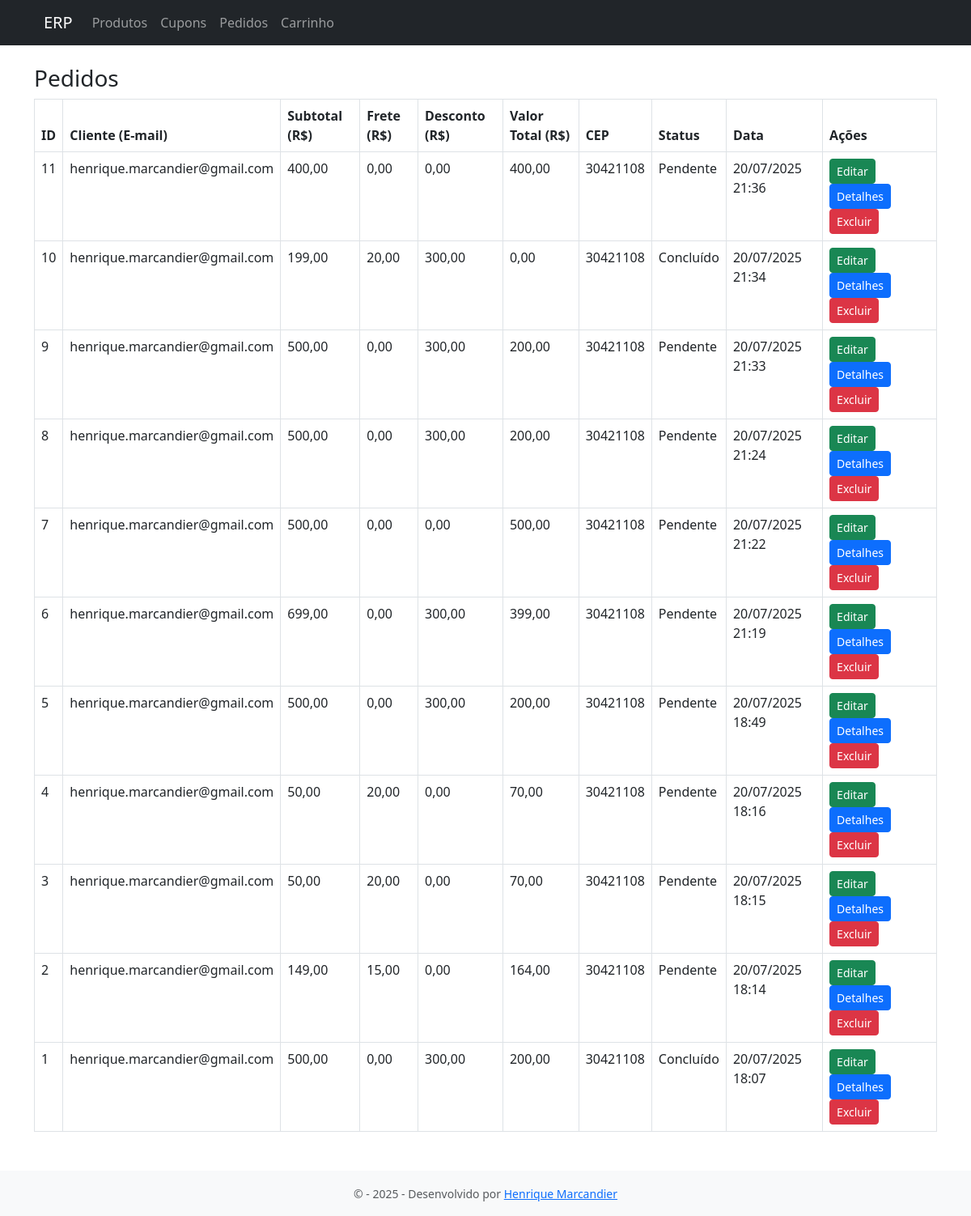
The app's page /?url=pedidos, older data.
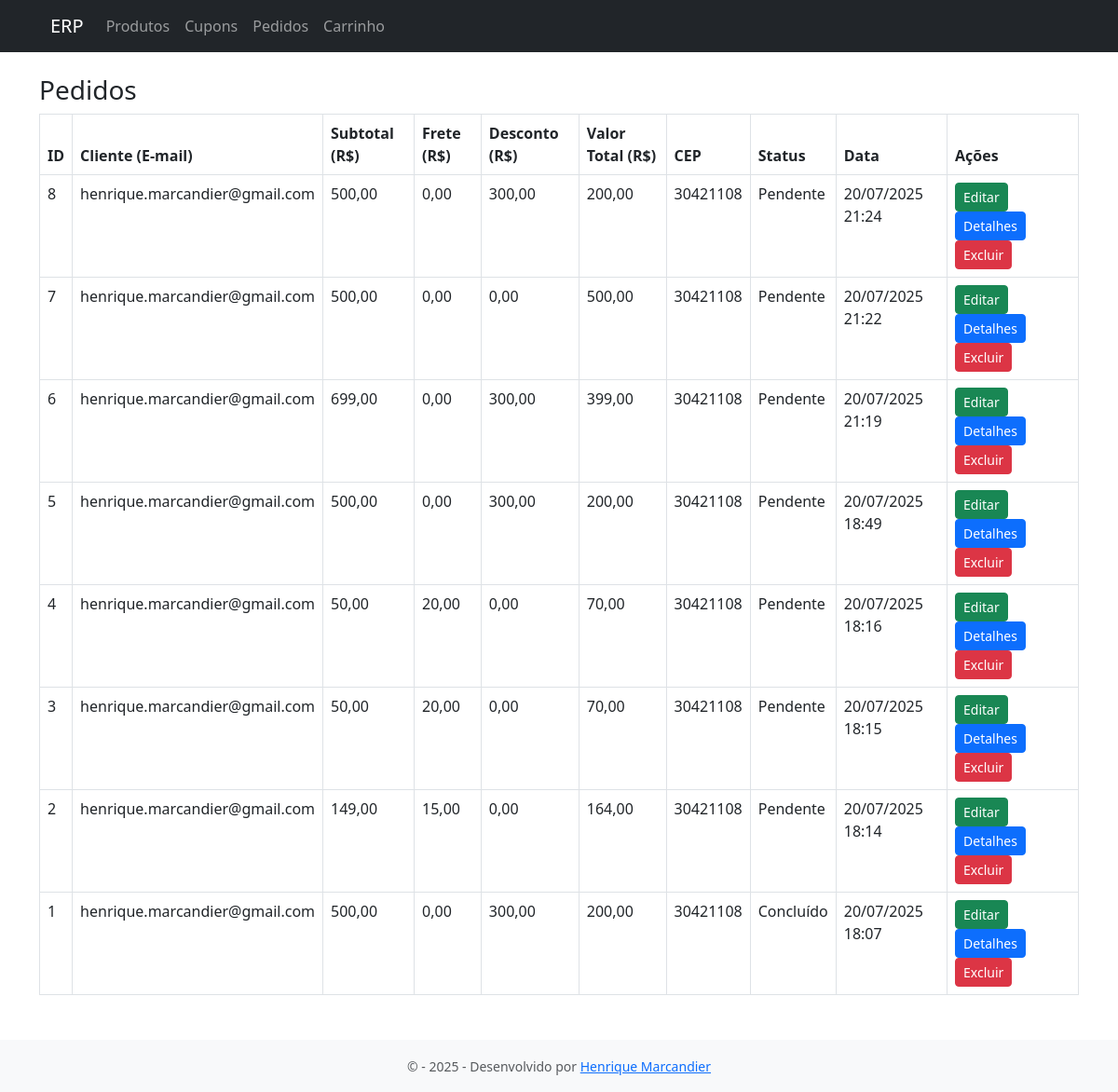
The same page, newer data.
### tables this page shows
CREATE TABLE `pedidos` (
  `id` int(11) NOT NULL AUTO_INCREMENT,
  `cliente_nome` varchar(100) NOT NULL,
  `email_cliente` varchar(100) DEFAULT NULL,
  `cep` varchar(10) DEFAULT NULL,
  `endereco` varchar(255) DEFAULT NULL,
  `status` enum('Pendente','Processando','Enviado','Cancelado','Concluído') DEFAULT 'Pendente',
  `cupom_aplicado` varchar(255) DEFAULT NULL,
  `subtotal` decimal(10,2) NOT NULL DEFAULT 0.00,
  `frete` decimal(10,2) NOT NULL DEFAULT 0.00,
  `desconto` decimal(10,2) NOT NULL DEFAULT 0.00,
  `total` decimal(10,2) NOT NULL DEFAULT 0.00,
  `criado_em` datetime DEFAULT current_timestamp(),
  PRIMARY KEY (`id`)
);

### controllers/PedidoController.php (called while the page is built, shortened)
<?php
require_once __DIR__ . '/../models/Cupom.php';
        ?>
        <?php
function listarPedidos() {
    global $conn;
    $res = $conn->query("SELECT * FROM pedidos ORDER BY id DESC");
    $pedidos = $res->fetch_all(MYSQLI_ASSOC);
    include __DIR__ . '/../views/pedidos/lista.php';
}
?>

### views/pedidos/lista.php (the view)
<?php include __DIR__ . '/../layout/header.php'; ?>
<div class="container mt-4">
  <h3>Pedidos</h3>
  <table class="table table-bordered">
    <thead>
      <tr>
        <th>ID</th>
        <th>Cliente (E-mail)</th>
        <th>Subtotal (R$)</th>
        <th>Frete (R$)</th>
        <th>Desconto (R$)</th>
        <th>Valor Total (R$)</th>
        <th>CEP</th>
        <th>Status</th>
        <th>Data</th>
        <th>Ações</th>
      </tr>
    </thead>
    <tbody>
      <?php foreach ($pedidos as $pedido): ?>
      <tr>
        <td><?= $pedido['id'] ?></td>
        <td><?= htmlspecialchars($pedido['email_cliente']) ?></td>
        <td><?= number_format($pedido['subtotal'], 2, ',', '.') ?></td>
        <td><?= number_format($pedido['frete'], 2, ',', '.') ?></td>
        <td><?= number_format($pedido['desconto'], 2, ',', '.') ?></td>
        <td><?= number_format($pedido['total'], 2, ',', '.') ?></td>
        <td><?= htmlspecialchars($pedido['cep']) ?></td>
        <td><?= htmlspecialchars($pedido['status'] ?? 'Pendente') ?></td>
        <td><?= date('d/m/Y H:i', strtotime($pedido['criado_em'] ?? $pedido['data'])) ?></td>
        <td><a href="?url=pedido/editar&id=<?= $pedido['id'] ?>" class="btn btn-sm btn-success">Editar</a> <a href="?url=pedido/detalhes&id=<?= $pedido['id'] ?>" class="btn btn-sm btn-primary">Detalhes</a>
        <a href="?url=pedido/excluir&id=<?= $pedido['id'] ?>"
        class="btn btn-sm btn-danger"
        onclick="return confirm('Tem certeza que deseja excluir este pedido?');">
        Excluir
        </a>
        </td>
      </tr>
      <?php endforeach; ?>
    </tbody>
  </table>
</div>
<?php include __DIR__ . '/../layout/footer.php'; ?>

### public/index.php (shortened to what this page needs)
<?php
$url = $_GET['url'] ?? 'produtos';
require_once __DIR__ . '/../controllers/ProdutoController.php';
require_once __DIR__ . '/../controllers/PedidoController.php';
switch ($url) {
    case 'pedidos': listarPedidos(); break;
}
?>

### views/layout/header.php (shortened to what this page needs)
<!DOCTYPE html>
<html lang="pt-br">
<head>
  <link href="https://cdn.jsdelivr.net/npm/bootstrap@5.3.0/dist/css/bootstrap.min.css" rel="stylesheet">
  <link rel="stylesheet" href="css/style.css">
</head>
<body>
  <header class="navbar navbar-expand-lg navbar-dark bg-dark mb-4">
    <div class="container px-4">
      <a class="navbar-brand" href="?url=produtos">ERP</a>
      <div class="collapse navbar-collapse" id="navbarNav">
        <ul class="navbar-nav">
          <li class="nav-item">
            <a class="nav-link" href="?url=produtos">Produtos</a>
          </li>
          <li class="nav-item">
            <a class="nav-link" href="?url=cupons">Cupons</a>
          </li>
          <li class="nav-item">
            <a class="nav-link" href="?url=pedidos">Pedidos</a>
          </li>
          <li class="nav-item">
            <a class="nav-link" href="?url=carrinho">Carrinho</a>
          </li>
        </ul>
      </div>
    </div>
  </header>

### views/layout/footer.php (shortened to what this page needs)
<footer class="bg-light text-center text-muted py-3 mt-5">
  <div class="container">
    <small>
      &copy - <?=date('Y')?> - Desenvolvido por
      <a href="#" data-bs-toggle="modal" data-bs-target="#modalHenrique">Henrique Marcandier</a>
    </small>
  </div>
</footer>

Row changes from the older to the newer data that the page shows:
removed pedidos: id "11", email_cliente "henrique.marcandier@gmail.com", subtotal "400,00", frete "0,00", desconto "0,00", total "400,00", cep "30421108", status "Pendente", criado_em "20/07/2025 21:36"
removed pedidos: id "10", email_cliente "henrique.marcandier@gmail.com", subtotal "199,00", frete "20,00", desconto "300,00", total "0,00", cep "30421108", status "Concluído", criado_em "20/07/2025 21:34"
removed pedidos: id "9", email_cliente "henrique.marcandier@gmail.com", subtotal "500,00", frete "0,00", desconto "300,00", total "200,00", cep "30421108", status "Pendente", criado_em "20/07/2025 21:33"
